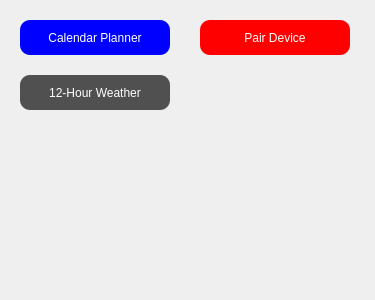
<?xml version="1.0" encoding="UTF-8"?>
<ui version="4.0">

 <class>MainWindow</class>
 <widget class="QWidget" name="MainWindow">
  <property name="geometry">
   <rect>
    <x>0</x>
    <y>0</y>
    <width>375</width>
    <height>300</height>
   </rect>
  </property>
  <property name="windowTitle">
   <string>Main Window</string>
  </property>

 <widget class="QPushButton" name="calBtn">
   <property name="geometry">
    <rect>
     <x>20</x>
     <y>20</y>
     <width>150</width>
     <height>35</height>
    </rect>
   </property>
   <property name="styleSheet">
    <string notr="true">border-radius:10px;
background-color: #0000FF;
color:white;
</string>
   </property>
   <property name="text">
    <string>Calendar Planner</string>
   </property>
  </widget>

  <widget class="QPushButton" name="wthrBtn">
   <property name="geometry">
    <rect>
     <x>20</x>
     <y>75</y>
     <width>150</width>
     <height>35</height>
    </rect>
   </property>
   <property name="styleSheet">
    <string notr="true">border-radius:10px;
background-color: #505050;
color:white;
</string>
   </property>
   <property name="text">
    <string>12-Hour Weather</string>
   </property>
  </widget>

 <widget class="QPushButton" name="pairBtn">
   <property name="geometry">
    <rect>
     <x>200</x>
     <y>20</y>
     <width>150</width>
     <height>35</height>
    </rect>
   </property>
   <property name="styleSheet">
    <string notr="true">border-radius:10px;
background-color: #FF0000;
color:white;
</string>
   </property>
   <property name="text">
    <string>Pair Device</string>
   </property>
  </widget>

 </widget>

 <resources/>
 <connections/>
</ui>
